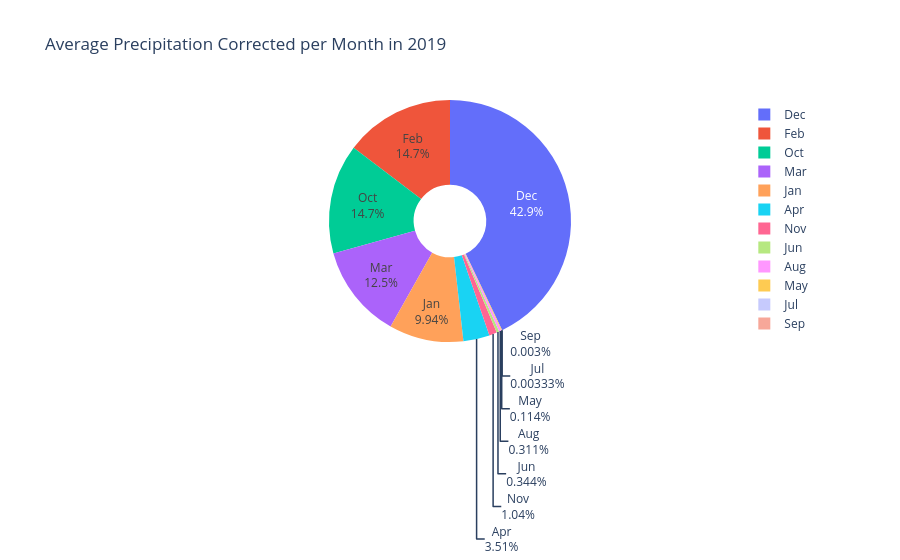
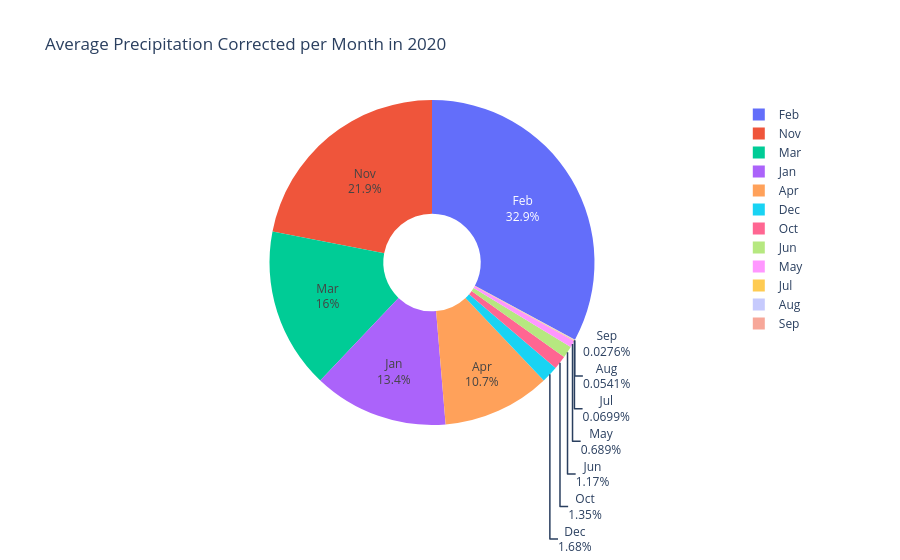
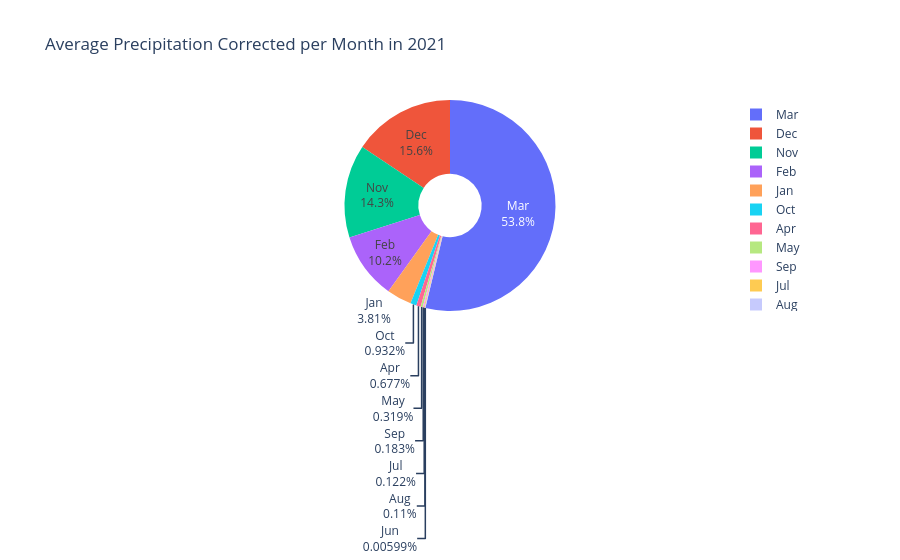
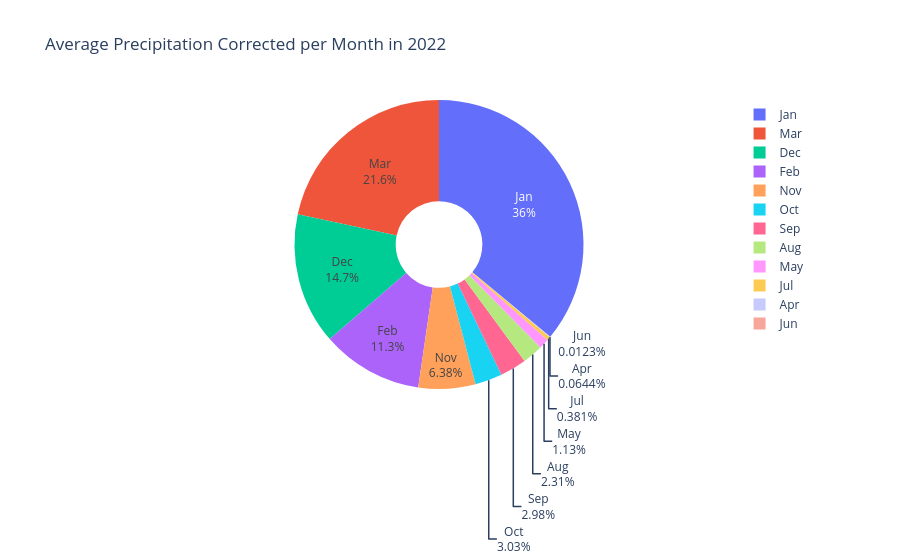

These figures' notebook cell, in order:
### Code cell
df_avg = df.groupby(['YEAR', 'Month_Name'], as_index=False)[attribute].mean()

for year in df_avg["YEAR"].unique():
    year_data = df_avg[df_avg['YEAR'] == year]
    
    fig = px.pie(year_data, 
                names='Month_Name',  
                values=attribute,  
                title=f"Average {Att_Name} per Month in {year}",
                hole=0.3)  
    fig.update_traces(textinfo='label+percent')

    fig.show()

### Figure 1 — Plotly figure (JSON) as saved in the notebook; plotly's stock layout.template omitted (floating-point values rounded to 4 significant figures)
{"data": [{"domain": {"x": [0, 1], "y": [0, 1]}, "hole": 0.3, "hovertemplate": "Month_Name=%{label}<br>PRECTOTCORR=%{value}<extra></extra>", "labels": ["Apr", "Aug", "Dec", "Feb", "Jan", "Jul", "Jun", "Mar", "May", "Nov", "Oct", "Sep"], "legendgroup": "", "name": "", "showlegend": true, "textinfo": "label+percent", "type": "pie", "values": [0.02827, 0.002505, 0.346, 0.1182, 0.08016, 2.688e-05, 0.002775, 0.1009, 0.0009175, 0.00836, 0.1182, 2.415e-05]}], "layout": {"legend": {"tracegroupgap": 0}, "title": {"text": "Average Precipitation Corrected per Month in 2019"}}}

### Figure 2 — Plotly figure (JSON) as saved in the notebook; plotly's stock layout.template omitted (floating-point values rounded to 4 significant figures)
{"data": [{"domain": {"x": [0, 1], "y": [0, 1]}, "hole": 0.3, "hovertemplate": "Month_Name=%{label}<br>PRECTOTCORR=%{value}<extra></extra>", "labels": ["Apr", "Aug", "Dec", "Feb", "Jan", "Jul", "Jun", "Mar", "May", "Nov", "Oct", "Sep"], "legendgroup": "", "name": "", "showlegend": true, "textinfo": "label+percent", "type": "pie", "values": [0.2779, 0.0014, 0.04357, 0.8509, 0.347, 0.001808, 0.03035, 0.4141, 0.01784, 0.5677, 0.035, 0.0007138]}], "layout": {"legend": {"tracegroupgap": 0}, "title": {"text": "Average Precipitation Corrected per Month in 2020"}}}

### Figure 3 — Plotly figure (JSON) as saved in the notebook; plotly's stock layout.template omitted (floating-point values rounded to 4 significant figures)
{"data": [{"domain": {"x": [0, 1], "y": [0, 1]}, "hole": 0.3, "hovertemplate": "Month_Name=%{label}<br>PRECTOTCORR=%{value}<extra></extra>", "labels": ["Apr", "Aug", "Dec", "Feb", "Jan", "Jul", "Jun", "Mar", "May", "Nov", "Oct", "Sep"], "legendgroup": "", "name": "", "showlegend": true, "textinfo": "label+percent", "type": "pie", "values": [0.0131, 0.002126, 0.3025, 0.1971, 0.0738, 0.002363, 0.0001159, 1.04, 0.006165, 0.2762, 0.01804, 0.00355]}], "layout": {"legend": {"tracegroupgap": 0}, "title": {"text": "Average Precipitation Corrected per Month in 2021"}}}

### Figure 4 — Plotly figure (JSON) as saved in the notebook; plotly's stock layout.template omitted (floating-point values rounded to 4 significant figures)
{"data": [{"domain": {"x": [0, 1], "y": [0, 1]}, "hole": 0.3, "hovertemplate": "Month_Name=%{label}<br>PRECTOTCORR=%{value}<extra></extra>", "labels": ["Apr", "Aug", "Dec", "Feb", "Jan", "Jul", "Jun", "Mar", "May", "Nov", "Oct", "Sep"], "legendgroup": "", "name": "", "showlegend": true, "textinfo": "label+percent", "type": "pie", "values": [0.0008744, 0.03129, 0.1997, 0.1539, 0.4887, 0.005164, 0.0001667, 0.2937, 0.0154, 0.08654, 0.04112, 0.04037]}], "layout": {"legend": {"tracegroupgap": 0}, "title": {"text": "Average Precipitation Corrected per Month in 2022"}}}
